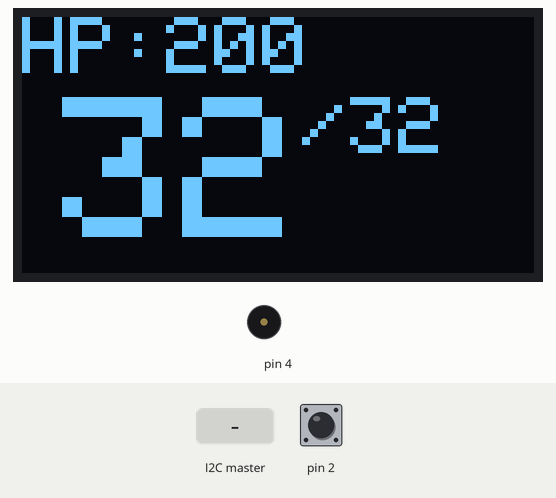
The program below on a simulated Arduino Uno, built with avr-gcc and run on an emulated ATmega328P. On the bench: 128×64 one-colour display, buzzer (waves = sounding). The test bench sets the inputs (shaded band); at power-on: pin 2 HIGH.

Above: at 1.2 s.
1.3 s: pin 2 pulled LOW for 1 s
At 2.6 s:
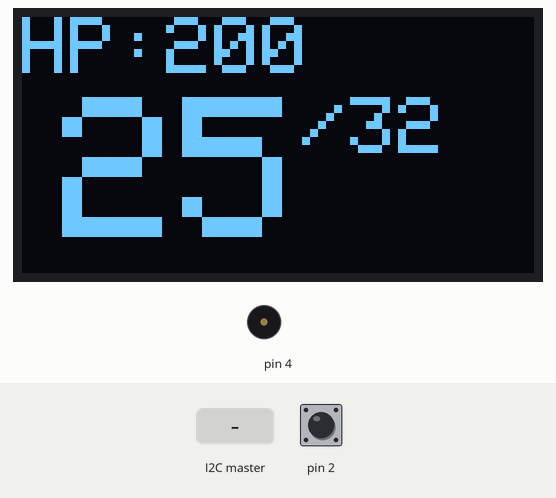
3.8 s: the I2C master sends the byte 1
At 4.9 s:
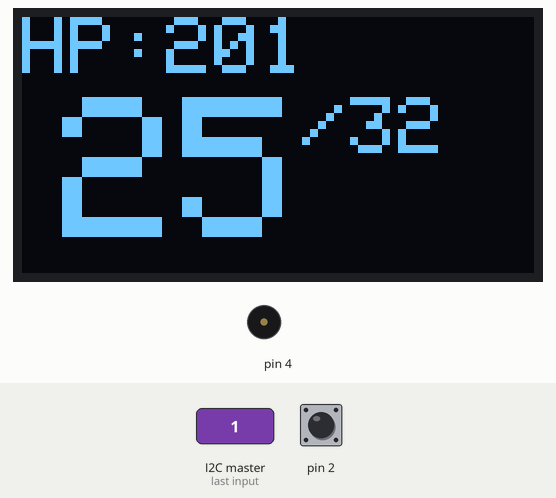
5.3 s: pin 2 pulled LOW for 0.15 s
At 6.6 s:
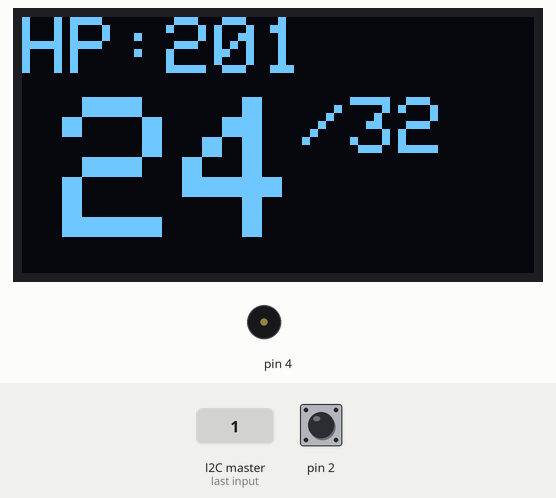
6.9 s: pin 2 driven LOW
At 7.13 s:
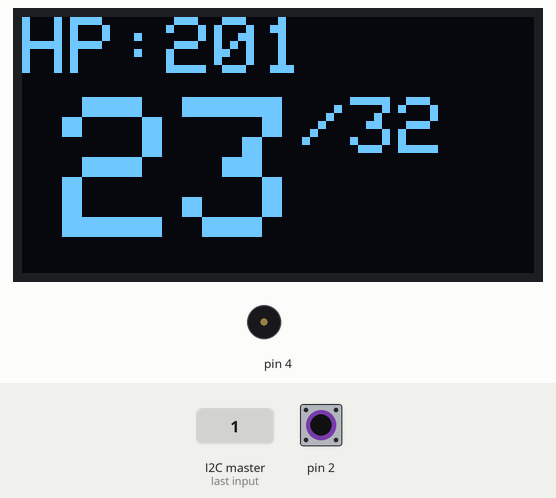
9.9 s: pin 2 driven HIGH
At 11.1 s:
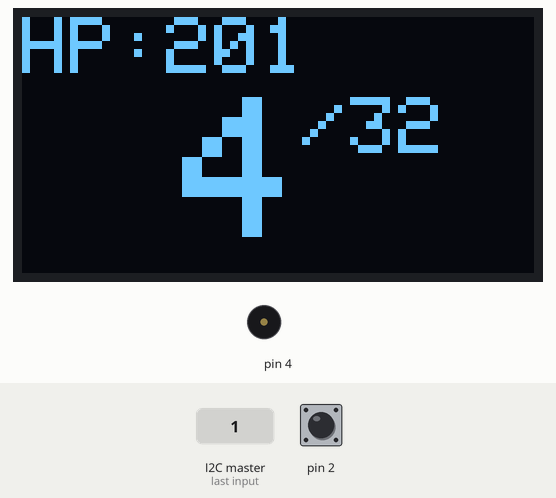
11.4 s: pin 2 driven LOW
At 13.4 s:
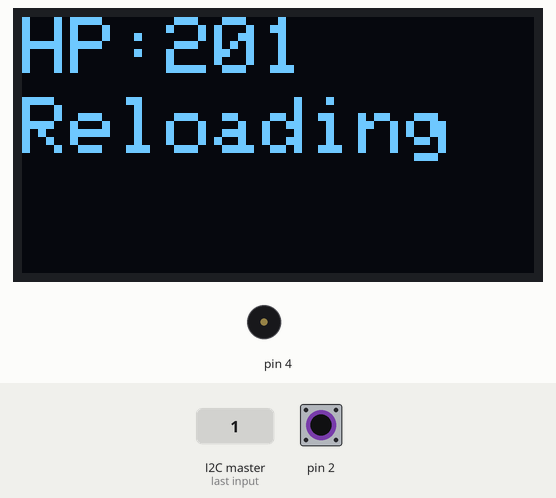
Timing chart, 0 to 14.4 s (numbered marks = the images above; inputs shaded):
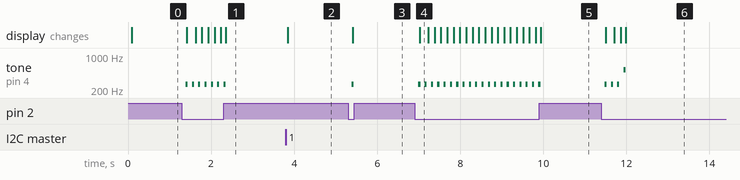

The program:

main.cpp
```cpp
#include <Gun.h>

#include <twi.h>
#include <Wire.h>
#include <Health.h>

#include <Adafruit_GFX.h>
#include <Adafruit_SSD1306.h>

#define OLED_RESET 4
Adafruit_SSD1306 display(OLED_RESET);

int TYPE_HIT = 1;
int lastGunState = 0;


Gun gun;
Health health;

bool printReloadingState() {

    display.setCursor(0, 20);

    // is the gun reloading?
    if (gun.isReloading()) {
        display.print("Reloading");
        return true;
    }

    return false;
}

void printAmmo() {
    // print ammo to lcd

    int bullets = gun.getBulletsInMag();

    if (printReloadingState()) {
        return;
    }

    display.setTextSize(5);
    display.setCursor(10, 20);

    if (bullets < 10) {
        display.print(" ");
    }

    display.print(bullets, DEC);

    display.setTextSize(2);
    display.print("/");
    display.print(gun.getMaxAmmoInMag(), DEC);
}

/**
* Prints the current hitpoints of the player.
* Warning: The maximum HP can't be over 999
*/
void printHealth() {

    display.setCursor(0, 0);
    display.setTextSize(2);
    display.print("HP:");

    int hp = health.getHealth();

    if (hp < 10) {
        display.print("  ");
        display.print(hp);
        return;
    }

    if (hp < 100) {
        display.print(" ");
        display.print(hp);
        return;
    }

    display.print(hp);
}

void setupLcd() {

    display.begin(SSD1306_SWITCHCAPVCC, 0x3C);
    display.clearDisplay();
    display.setTextColor(WHITE);

    display.display();

    //    lcd.print("Mag:");
//    lcd.setCursor(13, 0);
//    lcd.print("HP:");
}

void receiveEvent(int howMany) {
    int type = Wire.read();
    if (type == TYPE_HIT) {
        int playerId = Wire.read();
        int teamId = Wire.read();
        int damage = Wire.read();
        int critical = Wire.read();
        health.takeDamage(playerId, teamId, damage, critical);
        return;
    }
}

void setup() {

    Serial.begin(9600);
    Wire.begin(1);
    Wire.onReceive(receiveEvent);

    setupLcd();
}

void loop() {
    gun.tick();

    display.clearDisplay();

    printAmmo();
    printHealth();

    display.display();

    lastGunState = gun.getCurrentState();
}
```

Measured:
- after the input at 1.3 s, tone on pin 4: alternates 262 Hz for 0.05 s and silent for 0.10 s, 14 changes in all, then stays silent, starting after 0.09 s; the display: first changes after 0.12 s (image 1 shows a later state)
- after the input at 3.8 s, the display: changes after 0.05 s (image 2)
- after the input at 5.3 s, tone on pin 4: silent → 262 Hz after 0.08 s, → silent 0.05 s later; the display: changes after 0.11 s (image 3)
- after the input at 6.9 s, tone on pin 4: alternates 262 Hz for 0.05 s and silent for 0.10 s, starting after 0.09 s; the display: changes after 0.12 s (image 4)
- after the input at 9.9 s, tone on pin 4: goes on until 9.9 s, then stays silent
- after the input at 11.4 s, tone on pin 4: plays 262 Hz for 0.05 s, 262 Hz for 0.05 s, 262 Hz for 0.05 s, 523 Hz for 0.05 s, starting after 0.08 s; the display: first changes after 0.11 s (image 6 shows a later state)
